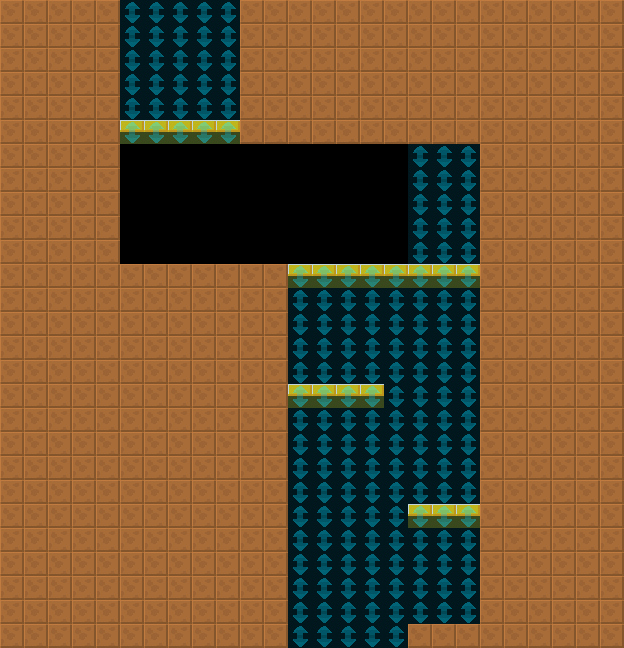

A 2D game scene composited from a Tiled map and its tileset images. What follows is a short description and the map's XML, with each tile layer's data collapsed to a summary:
An orthogonal 26x27 tile map with 24x24 px tiles, 2 tile layers (col, lnk), 2 tilesets and 1 object (SpecialEquipment).

<map version="1.4" tiledversion="1.4.2" orientation="orthogonal" renderorder="right-down" width="26" height="27" tilewidth="24" tileheight="24" infinite="0" nextlayerid="4" nextobjectid="8">
 <tileset firstgid="6" source="../../lnk.tsx" />
 <tileset firstgid="1" source="../../col.tsx" />
 <layer id="1" name="col" width="26" height="27">
  <data>[702 cells, 492 non-empty, 2 distinct tile ids]</data>
 </layer>
 <layer id="2" name="lnk" width="26" height="27" opacity="0.5">
  <data>[702 cells, 170 non-empty, 1 distinct tile ids]</data>
 </layer>
 <objectgroup id="3" name="markers" opacity="0.5">
  <object id="1" name="SpecialEquipment" type="SpecialEquipment" x="120" y="144" width="264" height="120">
   <properties>
    <property name="yr" value="0" />
    <property name="xr" value="0" />
   </properties>
  </object>
 </objectgroup>
</map>
